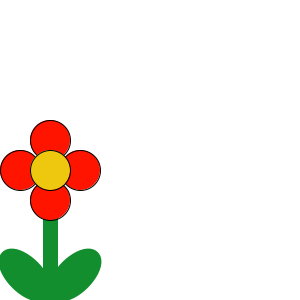
Frame 1 (no input)
Frame 60 (the mouse pressed at the canvas centre just before this capture): identical to frame 1, image omitted
Frame 120 (the mouse held since frame 60 and released just before this capture): identical to frame 1, image omitted

The Processing sketch that drew this single still picture (run headless with seeded random() and noise(); from frame 60 on, the mouse is pressed at the canvas centre):

// Processing sketch: Flower_Asset
// ── Flower_Asset.pde
void setup(){
  size(300,300);
}

int xpos = width/2;
int ypos = 300;

void draw(){
  background(255);
  
  
  translate(xpos,ypos);
  
  //Stem Fill
  strokeWeight(15);
  stroke(19,142,46);
  fill(19,142,46);
  line(0,0,0,-100);
  
  push();
  translate(25,-25);
  rotate(radians(-45));
  ellipse(0,0,50,20);
  pop();

  push();
  translate(-25,-25);
  rotate(radians(45));
  ellipse(0,0,50,20);
  pop();
  
  stroke(0);
  strokeWeight(1);
  
  //Petal Fill
  fill(255,20,0);
  ellipse(0,-100,40,40);
  ellipse(0,-160,40,40);
  ellipse(30,-130,40,40);
  ellipse(-30,-130,40,40);
  
  //Center Fill
  fill(237,200,14);
  ellipse(0,-130,40,40);
}
